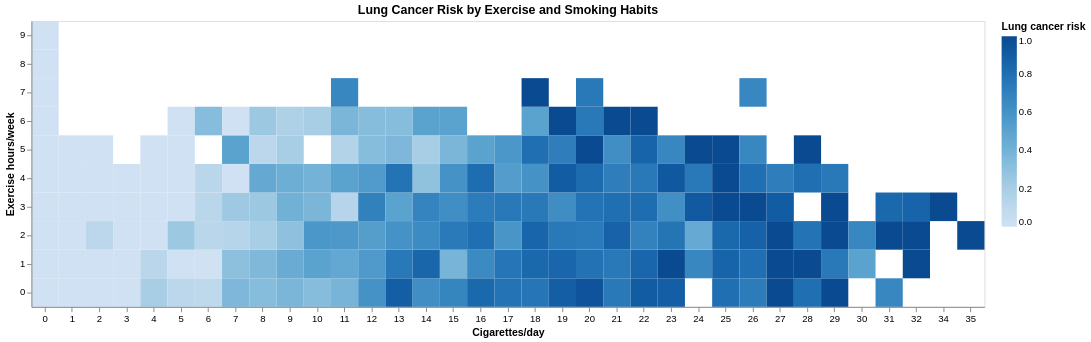

The notebook cell this image was saved under:
### Code cell
pivot = df.groupby(["exercise_hours_per_week", "cigarettes_per_day"]).agg(
    risk=("lung_cancer_risk", "mean"),
    n=("lung_cancer_risk", "count")
).reset_index()

dense = pivot[pivot["n"] >= 3]

heatmap = alt.Chart(dense).mark_rect().encode(
    x=alt.X("cigarettes_per_day:O", title="Cigarettes/day", axis=alt.Axis(labelAngle=0)),
    y=alt.Y("exercise_hours_per_week:O", title="Exercise hours/week", sort="descending"),
    color=alt.Color(
        "risk:Q",
        scale=alt.Scale(scheme="blues", domain=[0, 1], reverse=False),
        legend=alt.Legend(title="Lung cancer risk")
    ),
    tooltip=[
        alt.Tooltip("exercise_hours_per_week:O", title="Exercise hrs/week"),
        alt.Tooltip("cigarettes_per_day:O", title="Cigarettes/day"),
        alt.Tooltip("risk:Q", title="Risk", format=".1%"),
        alt.Tooltip("n:Q", title="Patients")
    ]
)

chart = (heatmap).properties(
    width=1000,
    height=300,
    title="Lung Cancer Risk by Exercise and Smoking Habits"
)

chart.show()

### Figure 1 — Vega-Lite specification as saved in the notebook (floating-point values rounded to 4 significant figures; data arrays with more than 128 entries replaced by an {"elided": "..."} marker saying what was removed)
{"config": {"view": {"continuousWidth": 300, "continuousHeight": 300}}, "data": {"name": "data-84849be7a2c984544393c9a985d464da"}, "mark": {"type": "rect"}, "encoding": {"color": {"field": "risk", "legend": {"title": "Lung cancer risk"}, "scale": {"domain": [0, 1], "reverse": false, "scheme": "blues"}, "type": "quantitative"}, "tooltip": [{"field": "exercise_hours_per_week", "title": "Exercise hrs/week", "type": "ordinal"}, {"field": "cigarettes_per_day", "title": "Cigarettes/day", "type": "ordinal"}, {"field": "risk", "format": ".1%", "title": "Risk", "type": "quantitative"}, {"field": "n", "title": "Patients", "type": "quantitative"}], "x": {"axis": {"labelAngle": 0}, "field": "cigarettes_per_day", "title": "Cigarettes/day", "type": "ordinal"}, "y": {"field": "exercise_hours_per_week", "sort": "descending", "title": "Exercise hours/week", "type": "ordinal"}}, "height": 300, "title": "Lung Cancer Risk by Exercise and Smoking Habits", "width": 1000, "$schema": "https://vega.github.io/schema/vega-lite/v6.1.0.json", "datasets": {"data-84849be7a2c984544393c9a985d464da": {"elided": "207 records"}}}
